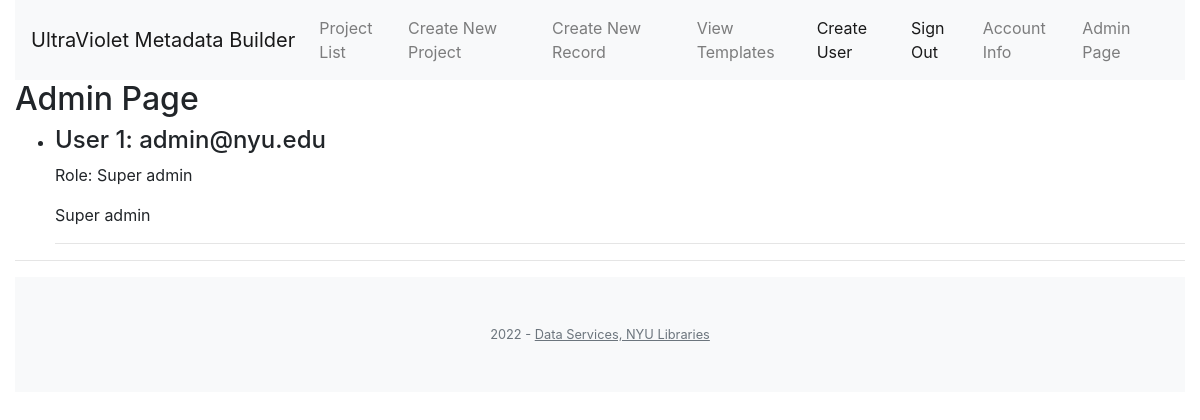
Page /system-admin (signed in) on the committed database.
### tables this page shows
CREATE TABLE "users" (
	"user_id"	INTEGER,
	"email"	TEXT UNIQUE,
	"password_hash"	TEXT,
	"is_admin"	INTEGER,
	PRIMARY KEY("user_id")
);

### app.py (the view)
@app.route('/system-admin', methods = ['GET'])
@login_required
def system_admin():
    user = User(session.get('mets_user', None))
    if user.is_admin(0):
        return abort(403)
    try:
        list_all_users = retrieve_all_users()
        if list_all_users:
            return render_template("system.html", ls_users = list_all_users)
        else:
            flash("There was an error in retrieving system info.")
            return render_template('general_use_template.html', title_text="An Error Occurred.")
    except:
        flash("There was an error in retrieving system info.")
        return render_template('general_use_template.html', title_text="An Error Occurred.")

### app.py (called while the page is built)
@login_manager.user_loader
def load_user(user_id):
    return User(user_id)

### models.py (called while the page is built)
    def is_admin(self, access_level):
        return self.access == access_level

### utils/db_handlers.py (called while the page is built)
def retrieve_user(email=False, user_id=False):
    try:
        with sqlite3.connect(DB) as con:
            cur = con.cursor()
            if not user_id:
                cur.execute("""SELECT * FROM users WHERE email = ?""", (email,) )
            else:
                cur.execute("""SELECT * FROM users WHERE user_id = ?""", (user_id,))
            rows = cur.fetchall()
            return rows
    except:
        return False
    finally:
        con.close()

def retrieve_all_users():
    try:
        with sqlite3.connect(DB) as con:
            cur = con.cursor()
            cur.execute("""SELECT user_id, email, is_admin FROM users""")
            return cur.fetchall()
    except:
        return False
    finally:
        con.close()

### templates/system.html (shortened to what this page needs)
{% extends "header.html" %}
{% block content %}
<div class="row">
    <div class="col-md-12">
        <h2>Admin Page</h2>
        <ul>
                {% for usr in ls_users %}
                <li><h4>User {{ usr[0]  }}: {{ usr[1] }} </h4>
                    <p>Role: {% if usr[2] == 2 %}Super admin
                            {% elif usr[2] == 1 %}Admin
                            {% else %}User
                            {% endif %}</p>
                    {% if current_user.is_admin(2) %}
                        {% if usr[2] == 0 %}
                            <form method="POST" action="{{ url_for('change_user', user=usr[0], changerole=1) }}">
                            <input class="btn btn-light btn-medium js-scroll-trigger" type=submit value="Make admin">
                            </form>
                        {% elif usr[2] == 1 %}
                            <form method="POST" action="{{ url_for('change_user', user=usr[0], changerole=0) }}">
                            <input class="btn btn-light btn-medium js-scroll-trigger" type=submit value="Remove admin">
                            </form>
                        {% elif usr[2] == 2 %}
                            <p>Super admin</p>
                        {% endif %}
                    {% endif %}
                    <hr/></li>
                {% endfor %}
            </ul>
        <hr/>
    </div>
</div>
{% include "footer.html" %}
{% endblock %}

### rows in the picture
users: user_id "1", email "admin@nyu.edu", is_admin "Super admin"
